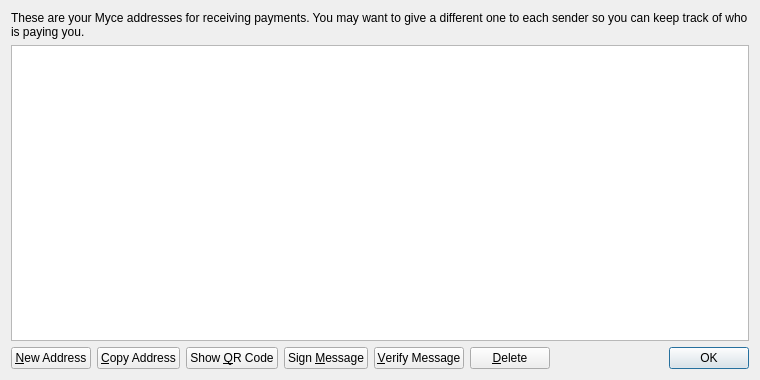
<?xml version="1.0" encoding="UTF-8"?>
<ui version="4.0">
 <class>AddressBookPage</class>
 <widget class="QWidget" name="AddressBookPage">
  <property name="geometry">
   <rect>
    <x>0</x>
    <y>0</y>
    <width>760</width>
    <height>380</height>
   </rect>
  </property>
  <property name="windowTitle">
   <string>Address Book</string>
  </property>
  <layout class="QVBoxLayout" name="verticalLayout">
   <item>
    <widget class="QLabel" name="labelExplanation">
     <property name="text">
      <string>These are your Myce addresses for receiving payments. You may want to give a different one to each sender so you can keep track of who is paying you.</string>
     </property>
     <property name="textFormat">
      <enum>Qt::PlainText</enum>
     </property>
     <property name="wordWrap">
      <bool>true</bool>
     </property>
    </widget>
   </item>
   <item>
    <widget class="QTableView" name="tableView">
     <property name="contextMenuPolicy">
      <enum>Qt::CustomContextMenu</enum>
     </property>
     <property name="toolTip">
      <string>Double-click to edit address or label</string>
     </property>
     <property name="tabKeyNavigation">
      <bool>false</bool>
     </property>
     <property name="selectionMode">
      <enum>QAbstractItemView::SingleSelection</enum>
     </property>
     <property name="selectionBehavior">
      <enum>QAbstractItemView::SelectRows</enum>
     </property>
     <property name="sortingEnabled">
      <bool>true</bool>
     </property>
     <attribute name="verticalHeaderVisible">
      <bool>false</bool>
     </attribute>
    </widget>
   </item>
   <item>
    <layout class="QHBoxLayout" name="horizontalLayout">
     <item>
      <widget class="QPushButton" name="newAddressButton">
       <property name="toolTip">
        <string>Create a new address</string>
       </property>
       <property name="text">
        <string>&amp;New Address</string>
       </property>
      </widget>
     </item>
     <item>
      <widget class="QPushButton" name="copyToClipboard">
       <property name="toolTip">
        <string>Copy the currently selected address to the system clipboard</string>
       </property>
       <property name="text">
        <string>&amp;Copy Address</string>
       </property>
      </widget>
     </item>
     <item>
      <widget class="QPushButton" name="showQRCode">
       <property name="text">
        <string>Show &amp;QR Code</string>
       </property>
      </widget>
     </item>
     <item>
      <widget class="QPushButton" name="signMessage">
       <property name="toolTip">
        <string>Sign a message to prove you own a Myce address</string>
       </property>
       <property name="text">
        <string>Sign &amp;Message</string>
       </property>
      </widget>
     </item>
     <item>
      <widget class="QPushButton" name="verifyMessage">
       <property name="toolTip">
        <string>Verify a message to ensure it was signed with a specified Myce address</string>
       </property>
       <property name="text">
        <string>&amp;Verify Message</string>
       </property>
      </widget>
     </item>
     <item>
      <widget class="QPushButton" name="deleteButton">
       <property name="toolTip">
        <string>Delete the currently selected address from the list</string>
       </property>
       <property name="text">
        <string>&amp;Delete</string>
       </property>
      </widget>
     </item>
     <item>
      <spacer name="horizontalSpacer">
       <property name="orientation">
        <enum>Qt::Horizontal</enum>
       </property>
       <property name="sizeHint" stdset="0">
        <size>
         <width>40</width>
         <height>20</height>
        </size>
       </property>
      </spacer>
     </item>
     <item>
      <widget class="QDialogButtonBox" name="buttonBox">
       <property name="sizePolicy">
        <sizepolicy hsizetype="Maximum" vsizetype="Fixed">
         <horstretch>0</horstretch>
         <verstretch>0</verstretch>
        </sizepolicy>
       </property>
       <property name="standardButtons">
        <set>QDialogButtonBox::Ok</set>
       </property>
      </widget>
     </item>
    </layout>
   </item>
  </layout>
 </widget>
 <resources>
  <include location="../bitcoin.qrc"/>
 </resources>
 <connections/>
</ui>
